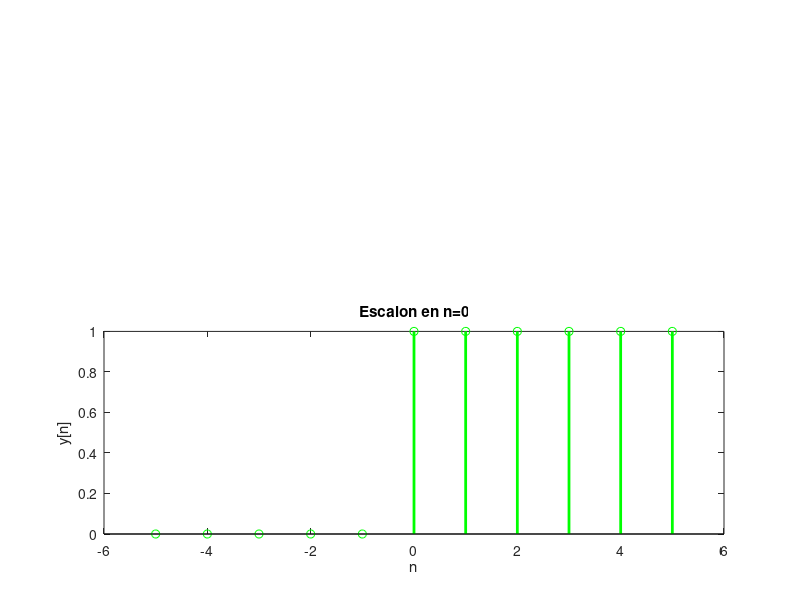

Write the MATLAB code that produced this figure.
clear; clc;
x = 5;
n= -x:1:x;
y=n>=0;
subplot(2,1,2);
stem(n,y,'g','LineWidth',2);
title('Escalon en n=0');
xlabel('n');
ylabel('y[n]');
